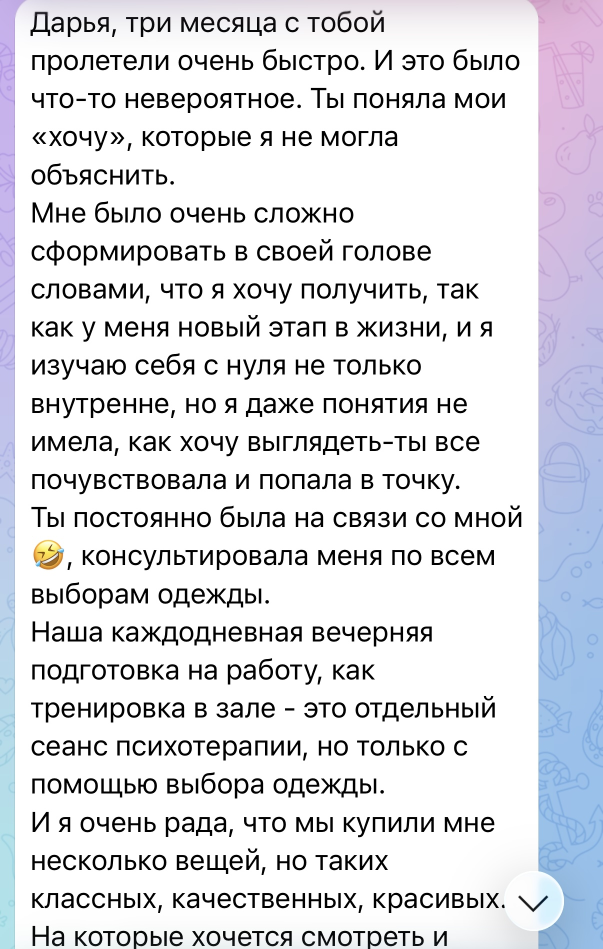
#> input picture reviews/src/vedenie_1.jpg, 1206 x 1897 px (shown at 1/2 size); its folder holds 4 pictures in this run
$ python make_reviews.py
#> lines starting #> are read from the running program, lines starting #| are printed output that depends on the picture; after the words box and inside, x2 and y2 are one past the last pixel; in counts of white or black regions, pixels touching at a corner belong together
#!/usr/bin/env python3
"""
Карусель «Отзывы» (пост Instagram 1080x1350), оформление как у сторис об услугах:
заголовки Yeseva One, текст Raleway, палитра крем / бордо.

Скриншоты одного отзыва склеиваются в одну ленту (без повторяющихся строк
и без кнопки-стрелки Telegram), обрезаются по белому «облачку» сообщения и
режутся на слайды по пробелам между строками, чтобы текст читался с телефона.

Запуск: python3 -I make_reviews.py
На выходе: output/02_*.jpg ... (01 — обложка-видео, её делает make_cover_video.py)
"""

from pathlib import Path

import numpy as np
from PIL import Image, ImageDraw, ImageFilter, ImageFont

ROOT = Path(__file__).resolve().parent
SRC = ROOT / "src"
FONTS = ROOT.parent / "stories" / "fonts"
OUT = ROOT / "output"

W, H = 1080, 1350
BG = (244, 239, 232)        # светлый крем, как на светлых слайдах услуг
TEXT = (26, 22, 19)
ACCENT = (139, 42, 34)      # бордо
MUTED = (120, 108, 100)

BUBBLE_X = (31, 1071)       # белое облачко сообщения на скриншотах
CARD_W = 940
CARD_PAD = 44
IMG_W = CARD_W - 2 * CARD_PAD
SCALE = IMG_W / (BUBBLE_X[1] - BUBBLE_X[0])
MAX_PART = int(960 / SCALE)  # сколько строк скриншота помещается на слайд

# кнопка «вниз» Telegram поверх текста: закрашиваем белым
CHEVRONS = {
    "vedenie_1": (1012, 1735, 1206, 1865),
    "vedenie_2": (900, 1665, 1206, 1795),
    "shopping_2": (880, 1650, 1206, 1745),
}

# отзывы: (подпись, [(файл, с какой строки, по какую)])
# стыки найдены сравнением строк: начало следующего скриншота совпадает
# с этой строкой предыдущего
REVIEWS = [
    ("Ведение 3 месяца", [("vedenie_1", "skip_partial", 1831), ("vedenie_2", 0, "text_end")]),
    ("Шопинг-сопровождение", [("shopping_1", "skip_partial", 1687), ("shopping_2", 0, None),
                              ("shopping_3", "skip_partial", "text_end")]),
]

# эмодзи в тексте — единственное цветное, что надо сохранить
KEEP_COLOR = {"vedenie_1": (30, 1060, 130, 1145)}


def font(name, size):
    return ImageFont.truetype(str(FONTS / name), size)


def load(name):
    im = Image.open(SRC / f"{name}.jpg").convert("RGB")
    if name in CHEVRONS:
        ImageDraw.Draw(im).rectangle(CHEVRONS[name], fill=(255, 255, 255))
    # убираем цветной фон Telegram по краям облачка и светлые тени:
    # цветные и почти белые пиксели -> белые (текст чёрный, его это не задевает)
    a = np.asarray(im).astype(int)
    sat = a.max(2) - a.min(2)
    clean = (sat > 10) | (a.min(2) > 238)
    if name in KEEP_COLOR:
        x0, y0, x1, y1 = KEEP_COLOR[name]
        clean[y0:y1, x0:x1] = False
    a[clean] = 255
    return Image.fromarray(a.astype("uint8"))


def is_blank(a, y):
    return a[y, 40:1060].min() > 225


def first_full_line_start(im):
    """Пропускает край облачка или обрывок строки в самом верху скриншота."""
    a = np.asarray(im.convert("L"))
    marks = [y for y in range(40) if not is_blank(a, y)]
    if not marks:
        return 0
    y = marks[0]
    while not is_blank(a, y):
        y += 1
    return y


# [5 lines left out: function last_text_line_end, not called in this run]


def remove_grey(im, y0, y1):
    """Стирает серые элементы Telegram (время сообщения, край облачка) в полосе строк.
    Чёрный текст не трогаем: серые пиксели рядом с чёрными — его сглаживание."""
    a = np.asarray(im).astype(int)
    lum = a.min(2)
    band = lum[y0:y1]
    dark = band < 60
    near = np.zeros_like(dark)
    for dy in range(-4, 5):
        for dx in range(-4, 5):
            near |= np.roll(np.roll(dark, dy, 0), dx, 1)
    grey = (band >= 60) & (band < 255) & ~near
    a[y0:y1][grey] = 255
    return Image.fromarray(a.astype("uint8"))


def whiten_above_text(im):
    """Верхний край облачка (серая полоса) до первой строки текста -> белый."""
    a = np.asarray(im).astype(int)
    lum = a.min(2)
    first = next(y for y in range(im.height) if lum[y, 40:1000].min() < 150)
    a[:max(0, first - 2)] = 255
    return Image.fromarray(a.astype("uint8"))


def stitch(parts):
    pieces = []
    for name, top, bottom in parts:
        im = load(name)
#> in load, im is the input picture: PIL image 1206x1897 RGB; mean R, G, B 220.4, 221.2, 226.3
#> in load, `sat = a.max(2) - a.min(2)`:
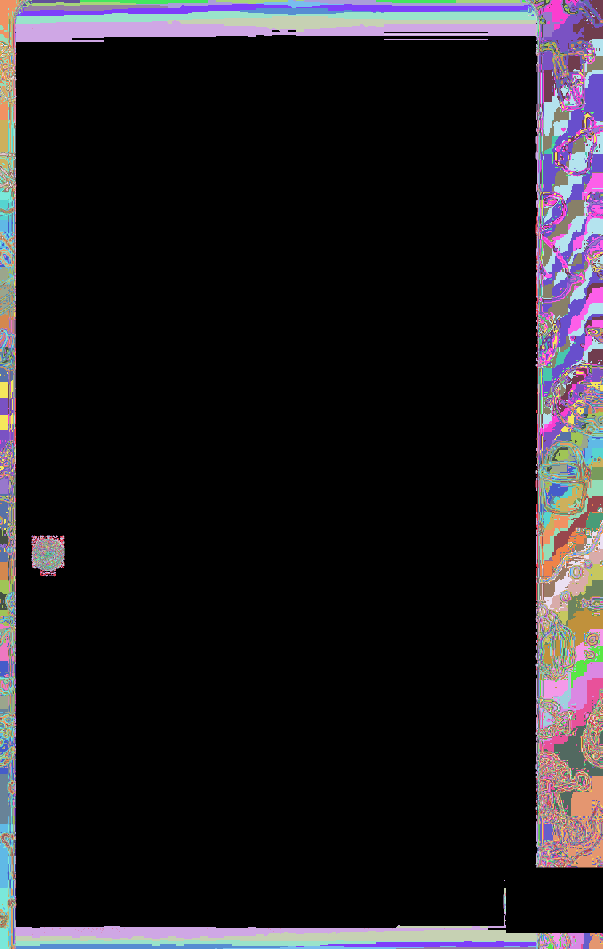
#> sat: shape (1897, 1206) int64 (shown at 1/2 size); 176 distinct labels, from 0 to 176; one colour per label, 0 black
#> in load, `clean = (sat > 10) | (a.min(2) > 238)`: clean: shape (1897, 1206) bool; 86.7% white; 744 black regions (160 under 20 px), largest, box (x1, y1, x2, y2) and area: (37, 0, 1075, 74) 42251, (206, 1785, 1076, 1897) 19209, (65, 1851, 205, 1897) 2376
#> in load, `clean[y0:y1, x0:x1] = False`:
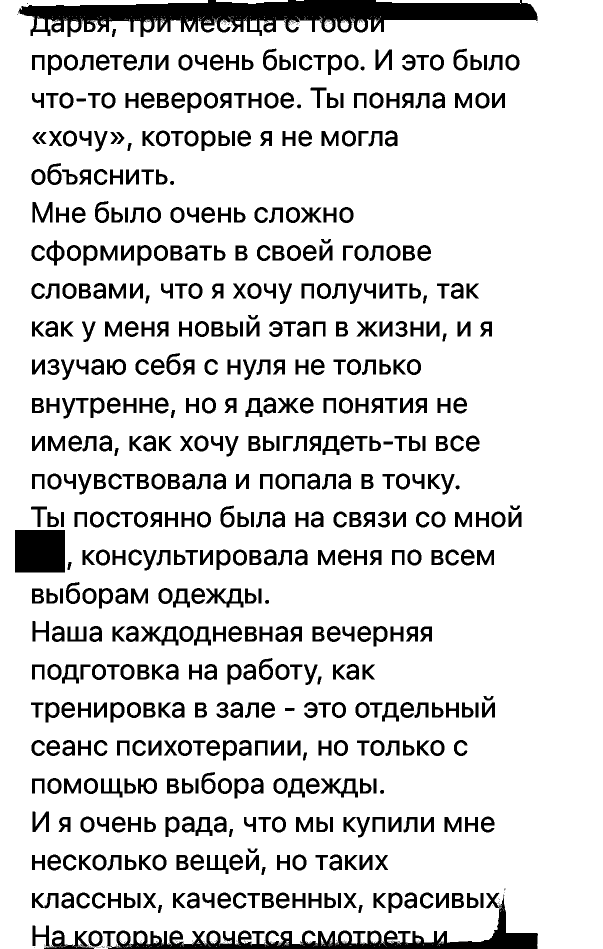
#> clean: shape (1897, 1206) bool (shown at 1/2 size); 86.3% white; 738 black regions (155 under 20 px), largest, box (x1, y1, x2, y2) and area: (37, 0, 1075, 74) 42251, (206, 1785, 1076, 1897) 19209, (30, 1060, 130, 1145) 8500
#> in load, `a[clean] = 255`:
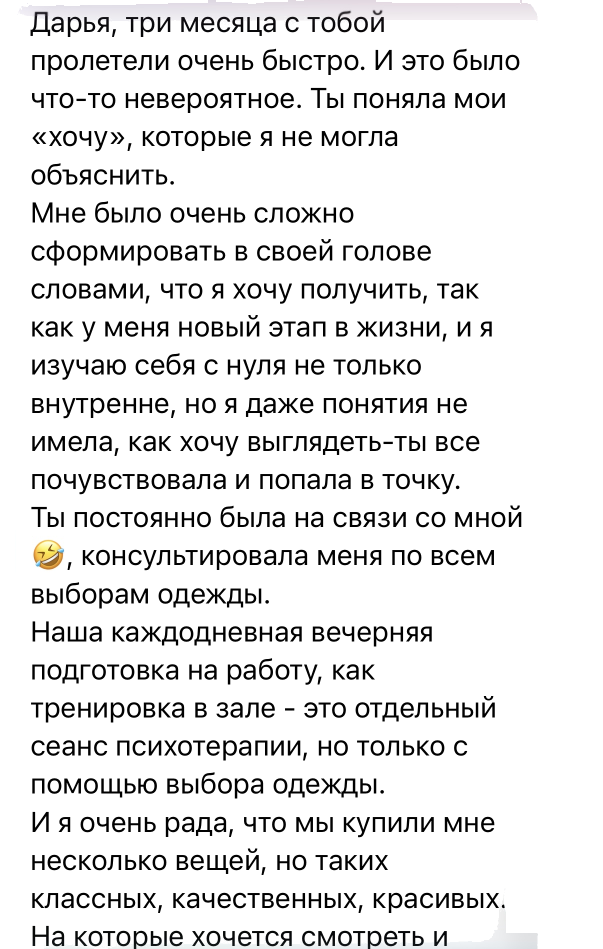
#> a: shape (1897, 1206, 3) int64 (shown at 1/2 size); mean R, G, B 230.6, 230.5, 230.5
        if top == "skip_partial":
            top = first_full_line_start(im)
#> in first_full_line_start, `marks = [y for y in range(40) if not is_blank(a, y)]`: marks = 36 values from 0 to 39
#> in first_full_line_start, `y = marks[0]`: y = 0
#> the loop in first_full_line_start, `while not is_blank(a, y):` made 14 passes
#> after the loop in first_full_line_start, `while not is_blank(a, y):`: y = 14
        if bottom == "text_end":
            bottom = last_text_line_end(im)
        piece = im.crop((BUBBLE_X[0], top, BUBBLE_X[1], bottom or im.height))
        if not pieces:
            piece = remove_grey(whiten_above_text(piece), 0, 90)
        pieces.append(piece)
    last = pieces[-1]
    pieces[-1] = remove_grey(last, last.height - 80, last.height)
    out = Image.new("RGB", (pieces[0].width, sum(p.height for p in pieces)), "white")
    y = 0
    for p in pieces:
        out.paste(p, (0, y))
        y += p.height
    return out


# [65 lines left out: functions split, shadow, slide, not called in this run]


def main():
    OUT.mkdir(exist_ok=True)
    n = 2
    all_parts = []
    for label, parts in REVIEWS:
        chunks = split(stitch(parts))
#> in whiten_above_text, `lum = a.min(2)`:
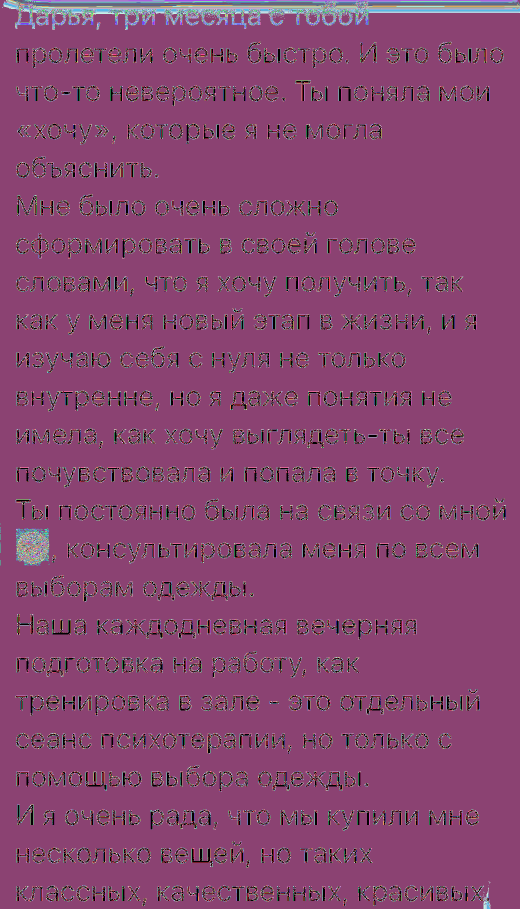
#> lum: shape (1817, 1040) int64 (shown at 1/2 size); 256 distinct labels, from 0 to 255; one colour per label, 0 black
#> in whiten_above_text, `first = next(y for y in range(im.height) if lum[y, 40:1000].min() < 150)`: first = 7
#> in remove_grey, `lum = a.min(2)`: lum: shape (1817, 1040) int64; 256 distinct labels, from 0 to 255
#> in remove_grey, `band = lum[y0:y1]`:
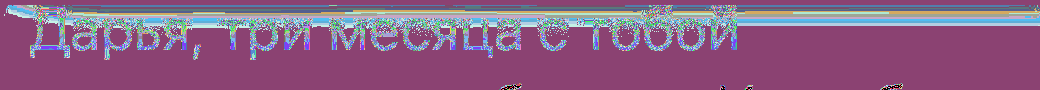
#> band: shape (90, 1040) int64; 240 distinct labels, from 0 to 255; one colour per label, 0 black
#> in remove_grey, `dark = band < 60`: dark: shape (90, 1040) bool; 7.5% white; 26 white regions (1 under 20 px), largest, box (x1, y1, x2, y2) and area: (30, 11, 69, 58) 534, (332, 20, 365, 50) 464, (645, 9, 672, 50) 397
#> after the loop in remove_grey, `for dy in range(-4, 5):`:
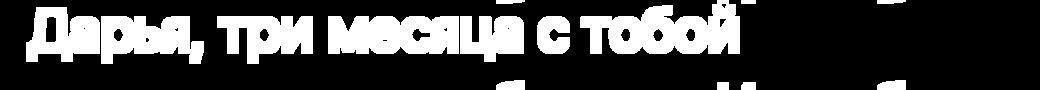
#> near: shape (90, 1040) bool; 25.4% white; 14 white regions, largest, box (x1, y1, x2, y2) and area: (580, 0, 740, 54) 5660, (328, 16, 459, 54) 4517, (101, 16, 204, 64) 3457
#> in remove_grey, `grey = (band >= 60) & (band < 255) & ~near`:
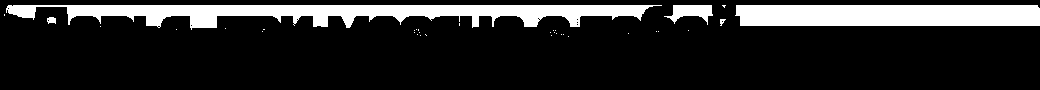
#> grey: shape (90, 1040) bool; 16.3% white; 34 white regions (29 under 20 px), largest, box (x1, y1, x2, y2) and area: (6, 5, 662, 30) 8269, (735, 5, 1040, 26) 6340, (664, 5, 713, 25) 521, (47, 17, 56, 24) 50, (720, 19, 726, 26) 24
        for i, c in enumerate(chunks, 1):
            all_parts.append((label, c, i, len(chunks)))
    for k, (label, c, i, total) in enumerate(all_parts):
        im = slide(c, label, i, total, first=(i == 1), last_of_all=(k == len(all_parts) - 1))
        p = OUT / f"{n:02d}_otzyv.jpg"
        im.save(p, quality=93)
        print("OK", p.name, label, f"{i}/{total}")
        n += 1


if __name__ == "__main__":
#> (the run stopped early here; a loop or call above may not have finished)
